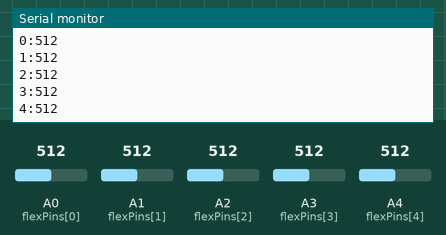
Recording of a sketch running on a simulated Arduino Uno, built with avr-gcc and run on an emulated ATmega328P. Shown: the last lines printed to the serial monitor. The test bench sets the inputs (shaded band); at power-on: A0 (flexPins[0]) = 512, A1 (flexPins[1]) = 512, A2 (flexPins[2]) = 512, A3 (flexPins[3]) = 512, A4 (flexPins[4]) = 512.

Above: at 1.2 s.
1.3 s: A0 (flexPins[0]) set to 716
At 1.8 s:
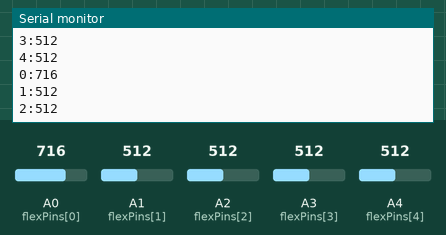
2.8 s: A1 (flexPins[1]) set to 716
At 3.3 s:
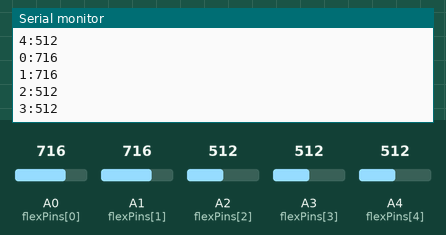
4.3 s: A2 (flexPins[2]) set to 716
At 5.3 s:
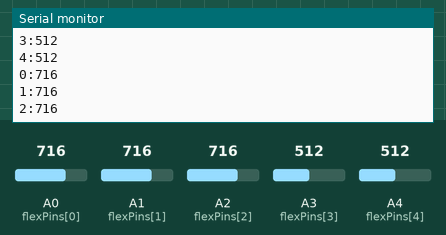
5.8 s: A3 (flexPins[3]) set to 716
At 6.3 s:
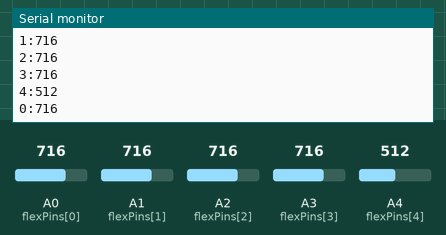
7.3 s: A4 (flexPins[4]) set to 716
At 8.2 s:
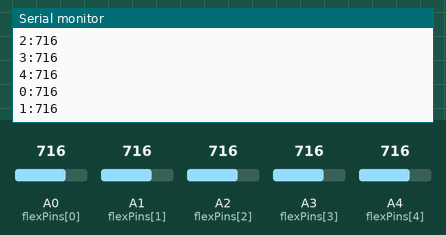
8.8 s: A0 (flexPins[0]) set to 992
At 9.6 s:
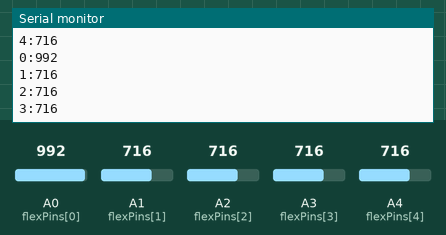
Timing chart, 0 to 11.3 s (numbered marks = the images above; inputs shaded):
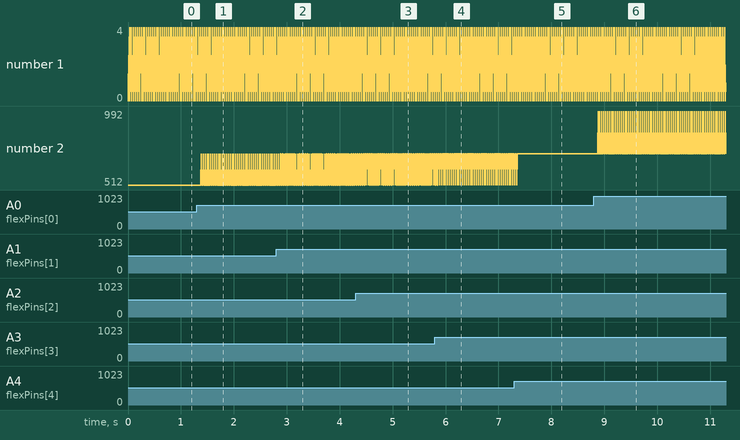

The sketch:

flexSensors.ino
```cpp
const int numSensors = 5;
const int flexPins[numSensors] = {A0, A1, A2, A3, A4};
int flexValues[numSensors];

///
/// sensors
///

void updateSensors(){
  for(int i=0;i<numSensors;i++){
    updateSensor(i);
  }
}

void updateSensor(int sId){
  flexValues[sId] = analogRead(flexPins[sId]);
  printSensorValue(sId);
}

void printSensorValue(int sId){
  Serial.print(sId);
  Serial.print(":");
  Serial.println(flexValues[sId]);
}

///
/// Arduino
///

void setup() {
  Serial.begin(9600);
}

void loop() {
  updateSensors();
}
```

Measured:
- after the input at 1.3 s, the serial monitor: prints a new line after 0.08 s (image 1)
- after the input at 2.8 s, the serial monitor: prints a new line after 0.08 s (image 2)
- after the input at 4.3 s, the serial monitor: prints a new line after 0.08 s (image 3)
- after the input at 5.8 s, the serial monitor: prints a new line after 0.08 s (image 4)
- after the input at 7.3 s, the serial monitor: prints a new line after 0.08 s (image 5)
- after the input at 8.8 s, the serial monitor: prints a new line after 0.08 s (image 6)
